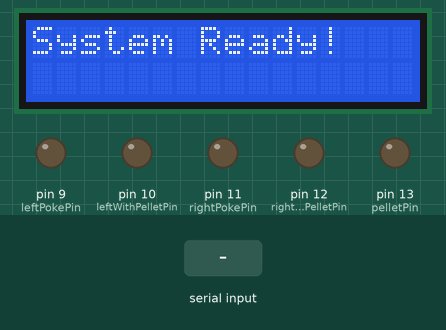
Recording of a sketch running on a simulated Arduino Uno, built with avr-gcc and run on an emulated ATmega328P. Parts: 16×2 character LCD, output pins drawn as LEDs (lit = HIGH). The inputs (shaded band) are chosen by the test bench. What the sketch prints to the serial monitor is not drawn.

Above: at 5.8 s.
10.0 s: "L" received over Serial
At 11.2 s:
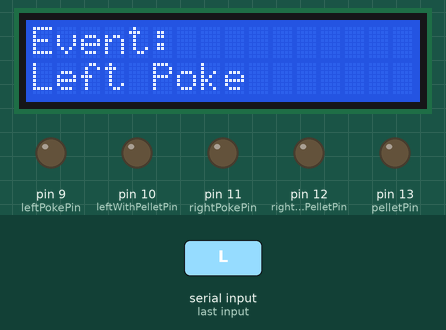
11.5 s: "W" received over Serial
At 12.6 s:
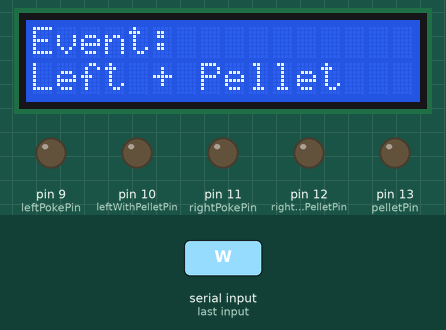
13.0 s: "R" received over Serial
At 13.7 s:
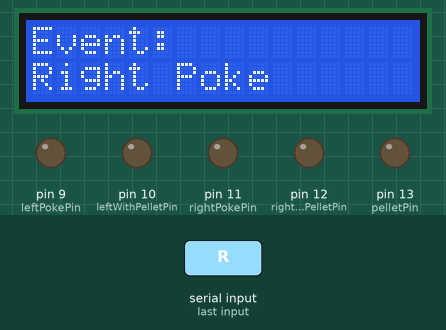
14.5 s: "Q" received over Serial
At 14.9 s:
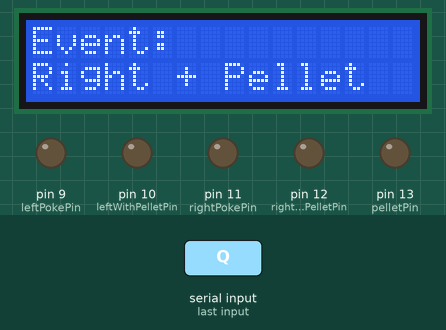
16.0 s: "P" received over Serial
At 16.8 s:
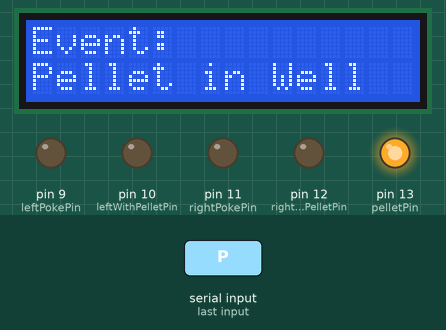
17.5 s: "P" received over Serial
At 18.3 s:
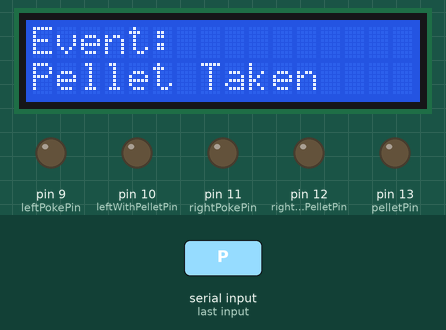
Timing chart, 0 to 20.0 s (numbered marks = the images above; inputs shaded):
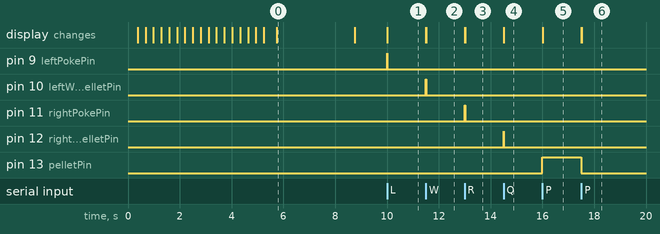

Measured:
- after the input at 10.0 s, pin 9 (leftPokePin): LOW → HIGH at once, → LOW 0.01 s later; the display: first changes at once (image 1 shows a later state)
- after the input at 11.5 s, pin 10 (leftWithPelletPin): LOW → HIGH at once, → LOW 0.01 s later; the display: first changes at once (image 2 shows a later state)
- after the input at 13.0 s, pin 11 (rightPokePin): LOW → HIGH at once, → LOW 0.01 s later; the display: first changes at once (image 3 shows a later state)
- after the input at 14.5 s, pin 12 (rightWithPelletPin): LOW → HIGH at once, → LOW 0.01 s later; the display: first changes at once (image 4 shows a later state)
- after the input at 16.0 s, pin 13 (pelletPin): LOW → HIGH at once; the display: changes at once (image 5)
- after the input at 17.5 s, pin 13 (pelletPin): HIGH → LOW at once; the display: first changes at once (image 6 shows a later state)
- what the display in image 0 shows lasts 3.0 s, from 5.7 s to 8.7 s

The sketch:

FED_TDT_LCD.ino
```cpp
#include <LiquidCrystal.h>

// Initialize the library with the new pin numbers
LiquidCrystal lcd(2, 3, 4, 5, 6, A0);

int leftPokePin = 9;           // Pin for left poke event
int leftWithPelletPin = 10;    // Pin for left poke with pellet event
int rightPokePin = 11;         // Pin for right poke event
int rightWithPelletPin = 12;   // Pin for right poke with pellet event
int pelletPin = 13;            // Pin for both pellet in well and pellet intake events

bool pelletInWell = false;  // State variable to track if pellet is in the well

void setup() {
  Serial.begin(115200);

  // Setup pins as outputs
  pinMode(leftPokePin, OUTPUT);
  pinMode(leftWithPelletPin, OUTPUT);
  pinMode(rightPokePin, OUTPUT);
  pinMode(rightWithPelletPin, OUTPUT);
  pinMode(pelletPin, OUTPUT);

  // Ensure all pins start LOW
  digitalWrite(leftPokePin, LOW);
  digitalWrite(leftWithPelletPin, LOW);
  digitalWrite(rightPokePin, LOW);
  digitalWrite(rightWithPelletPin, LOW);
  digitalWrite(pelletPin, LOW);

// Initialize the LCD
lcd.begin(16, 2);

// Convert the message to a String object
String message = "...McCutcheonLab Technologies...";

// Scroll the welcome message
for (int i = 0; i < message.length() - 15; i++) {  // message.length() - 15 ensures we stop scrolling when there's no more to display
  lcd.clear();
  lcd.setCursor(0, 0);
  lcd.print(message.substring(i, i + 16));  // Display a substring of the message
  delay(300);  // Adjust delay as needed for smoother scrolling
}

// Clear the display after scrolling completes
lcd.clear();
delay(500);  // Pause briefly before showing the next message

// Display the second message
lcd.setCursor(0, 0); // Move to the first line
lcd.print("System Ready!");
delay(3000); // Show the message for 3 seconds
lcd.clear();

}

void loop() {
  if (Serial.available() > 0) {
    char eventType = Serial.read(); // Read the event type identifier
    Serial.print("Received event type: ");
    Serial.println(eventType); // Print the received event type for debugging

    lcd.clear(); // Clear the previous message
    lcd.print("Event: "); // Start with "Event: "

    switch (eventType) {
      case 'L': // Left poke event
        digitalWrite(leftPokePin, HIGH);
        delay(10);
        digitalWrite(leftPokePin, LOW);
        Serial.println("Left poke LED triggered");
        lcd.setCursor(0, 1); // Move to the second line
        lcd.print("Left Poke");
        break;

      case 'W': // Left with pellet event
        digitalWrite(leftWithPelletPin, HIGH);
        delay(10);
        digitalWrite(leftWithPelletPin, LOW);
        Serial.println("Left with pellet LED triggered");
        lcd.setCursor(0, 1);
        lcd.print("Left + Pellet");
        break;

      case 'R': // Right poke event
        digitalWrite(rightPokePin, HIGH);
        delay(10);
        digitalWrite(rightPokePin, LOW);
        Serial.println("Right poke LED triggered");
        lcd.setCursor(0, 1);
        lcd.print("Right Poke");
        break;

      case 'Q': // Right with pellet event
        digitalWrite(rightWithPelletPin, HIGH);
        delay(10);
        digitalWrite(rightWithPelletPin, LOW);
        Serial.println("Right with pellet LED triggered");
        lcd.setCursor(0, 1);
        lcd.print("Right + Pellet");
        break;

      case 'P': // Pellet in well or pellet intake event
        if (pelletInWell) {
          // Pellet is taken
          digitalWrite(pelletPin, LOW);   // Turn off the signal briefly
          delay(10);                      // Short delay
          pelletInWell = false;           // Update state
          Serial.println("Pellet taken: Signal turned OFF briefly");
          lcd.setCursor(0, 1);
          lcd.print("Pellet Taken");
        } else {
          // Pellet is in the well
          digitalWrite(pelletPin, HIGH);  // Keep the signal on
          pelletInWell = true;            // Update state
          Serial.println("Pellet in well: Signal turned ON");
          lcd.setCursor(0, 1);
          lcd.print("Pellet in Well");
        }
        break;

      default:
        Serial.println("Unknown event type received");
        lcd.setCursor(0, 1);
        lcd.print("Unknown Event");
        break;
    }
  }
}
```
